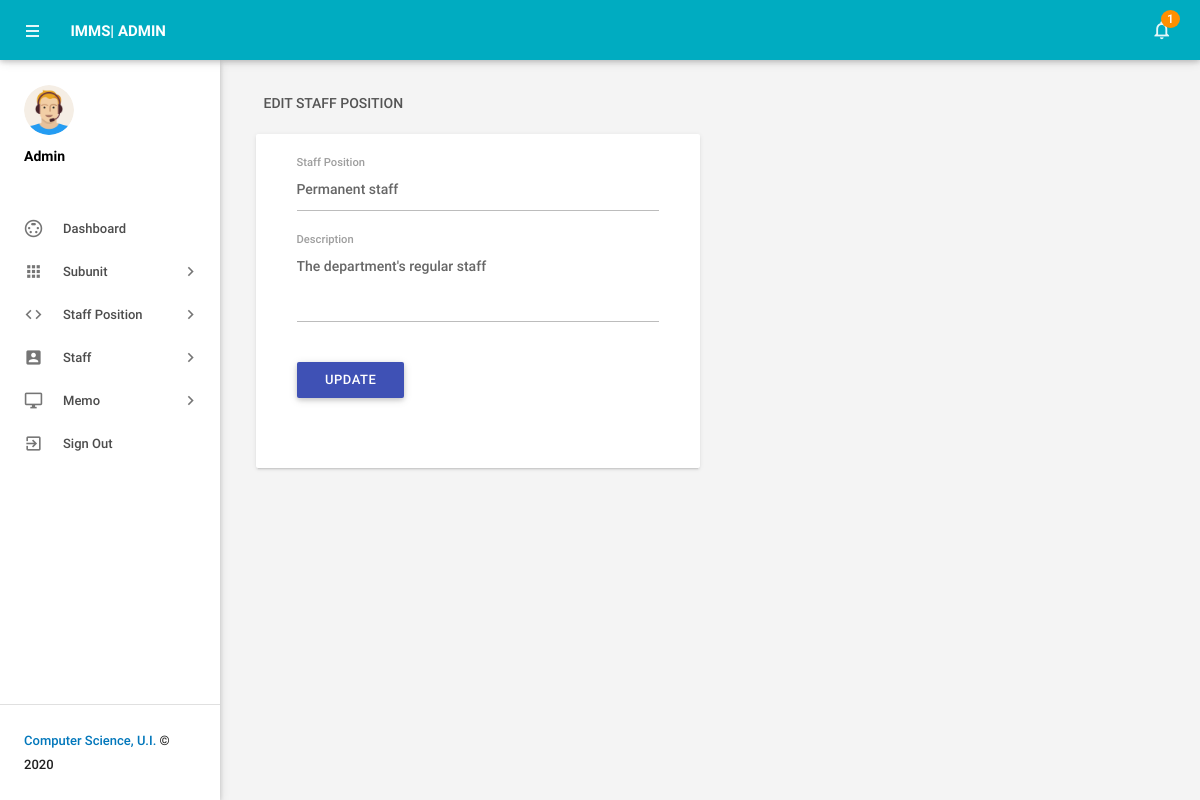
/admin/editleavetype.php?lid=2 (signed in), run on the app's committed database.
### tables this page shows
CREATE TABLE `tblleavetype` (
  `id` int(11) NOT NULL,
  `position_type` varchar(200) DEFAULT NULL,
  `description` mediumtext,
  `CreationDate` timestamp NOT NULL DEFAULT CURRENT_TIMESTAMP
);

### admin/editleavetype.php (the view, shortened to what this page needs)
<?php
include('includes/config.php');
if(strlen($_SESSION['alogin'])==0)
    {
header('location:index.php');
}
else{
    ?>
<!DOCTYPE html>
<html lang="en">
    <head>
        <link type="text/css" rel="stylesheet" href="../assets/plugins/materialize/css/materialize.min.css"/>
        <link href="../assets/plugins/material-preloader/css/materialPreloader.min.css" rel="stylesheet">
        <link href="../assets/css/alpha.min.css" rel="stylesheet" type="text/css"/>
        <link href="../assets/css/custom.css" rel="stylesheet" type="text/css"/>
    </head>
    <body>
  <?php include('includes/header.php');?>
       <?php include('includes/sidebar.php');?>
            <main class="mn-inner">
                <div class="row">
                    <div class="col s12">
                        <div class="page-title">Edit Staff Position</div>
                    </div>
                    <div class="col s12 m12 l6">
                        <div class="card">
                            <div class="card-content">
                                <div class="row">
                                    <form class="col s12" name="chngpwd" method="post">
<?php
$lid=intval($_GET['lid']);
$sql = "SELECT * from tblleavetype where id=:lid";
$query = $dbh -> prepare($sql);
$query->bindParam(':lid',$lid,PDO::PARAM_STR);
$query->execute();
$results=$query->fetchAll(PDO::FETCH_OBJ);
if($query->rowCount() > 0)
{
foreach($results as $result)
{               ?>
                                        <div class="row">
                                            <div class="input-field col s12">
<input id="leavetype" type="text"  class="validate" autocomplete="off" name="position_type" value="<?php echo htmlentities($result->position_type);?>"  required>
                                                <label for="leavetype">Staff Position</label>
                                            </div>
          <div class="input-field col s12">
<textarea id="textarea1" name="description" class="materialize-textarea" name="description" length="500"><?php echo htmlentities($result->description);?></textarea>
                                                <label for="deptshortname">Description</label>
                                            </div>
<?php }} ?>
<div class="input-field col s12">
<button type="submit" name="update" class="waves-effect waves-light btn indigo m-b-xs">Update</button>
</div>
                                        </div>
                                    </form>
                                </div>
                            </div>
                        </div>
                    </div>
                </div>
            </main>
        </div>
        <div class="left-sidebar-hover"></div>
    </body>
</html>
<?php } ?>

### data on the page
tblleavetype: position_type "Permanent staff", description "The department's regular staff"

### other printed values
$unreadcount "1"
